Frame 1 (no input): blank canvas, image omitted
Frame 60 (no input): blank canvas, image omitted
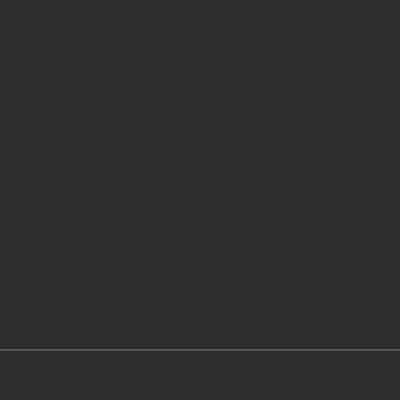
Frame 120 (the mouse pressed at the canvas centre since frame 60)

The p5.js sketch whose frames 1 and 60 were blank and that drew this single picture after the mouse press (run headless with seeded random() and noise() and a simulated clock; from frame 60 on, the mouse is pressed at the canvas centre):

// p5.js sketch
// ── sketch.js
// clickear en el canvas para ir agregando puntos
// calcula la proximacion lineal y los residuos

var data = []; // van de 0-1 
var m = 1;
var b = 0;
var resi = [];

function setup() {
	createCanvas(400, 400);
	background(51);
}

function mousePressed() {
	var x = map(mouseX, 0, width, 0, 1);
	var y = map(mouseY, 0, height, 1, 0);
	var point = createVector(x, y);
	data.push(point);
}

function drawLine() {
	var x1 = 0;
	var x2 = 1;
	var y1 = m * x1 + b;
	var y2 = m * x2 + b;
	stroke(255, 0, 0);
	x1 = map(x1, 0, 1, 0, width);
	y1 = map(y1, 0, 1, height, 0);
	x2 = map(x2, 0, 1, 0, width);
	y2 = map(y2, 0, 1, height, 0);
	line(x1, y1, x2, y2);
}

function linearRegression() {
	var xm = 0;
	var ym = 0;
	var num = 0;
	var den = 0;
	for (var i = 0; i < data.length; i++) {
		xm += data[i].x;
		ym += data[i].y;
	}
	xm = xm / data.length;
	ym = ym / data.length;
	for (var i = 0; i < data.length; i++) {
		num += (data[i].x - xm) * (data[i].y - ym);
		den += (data[i].x - xm) * (data[i].x - xm);

	}
	m = num / den;
	b = ym - m * xm;
	// calculo de residuos
	for (var i = 0; i < data.length; i++) {
		resi[i] = data[i].y - m * data[i].x - b;

	}

}



function draw() {
	background(44);
	fill(255); // mapeo inversa para dibujar los datos
	linearRegression();
	for (var i = 0; i < data.length; i++) {
		var x = map(data[i].x, 0, 1, 0, width);
		var y = map(data[i].y, 0, 1, height, 0);
		ellipse(x, y, resi[i] * 100, resi[i] * 100);
		drawLine();
		stroke(120);
		line(0,height-50,width,height-50);
		var y = map(resi[i], -1, 1, height , height-100);
		line(x,height-50,x,y);
	}

}
